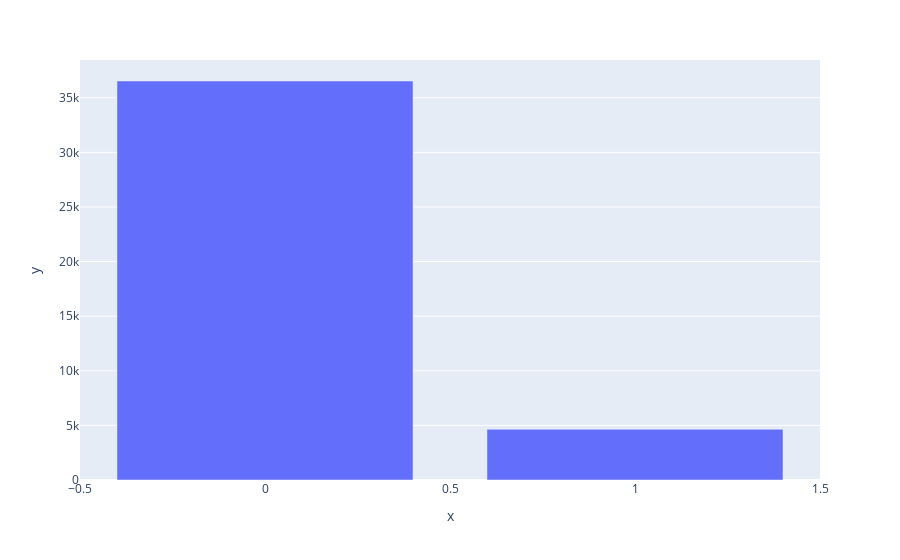

Here is the notebook cell this chart was saved with:
### Code cell
px.bar(x=y_counts.index, y=y_counts.values)

### Figure 1 — Plotly figure (JSON) as saved in the notebook; plotly's stock layout.template omitted (floating-point values rounded to 4 significant figures)
{"data": [{"alignmentgroup": "True", "hovertemplate": "x=%{x}<br>y=%{y}<extra></extra>", "legendgroup": "", "marker": {"color": "#636efa"}, "name": "", "offsetgroup": "", "orientation": "v", "showlegend": false, "textposition": "auto", "type": "bar", "x": [0, 1], "xaxis": "x", "y": [36537, 4639], "yaxis": "y"}], "layout": {"autosize": true, "barmode": "relative", "legend": {"tracegroupgap": 0}, "margin": {"t": 60}, "xaxis": {"anchor": "y", "autorange": true, "domain": [0, 1], "range": [-0.5, 1.5], "title": {"text": "x"}, "type": "linear"}, "yaxis": {"anchor": "x", "autorange": true, "domain": [0, 1], "range": [0, 38460], "title": {"text": "y"}, "type": "linear"}}}
